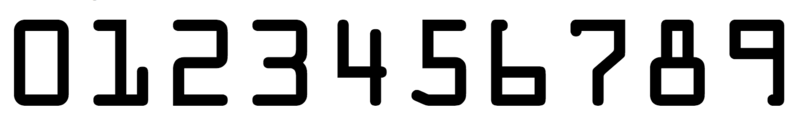
#> input picture opencv/银行卡识别模板匹配/mb.png, 800 x 126 px
$ python app.py
#> lines starting #> are read from the running program, lines starting #| are printed output that depends on the picture; after the words box and inside, x2 and y2 are one past the last pixel; in counts of white or black regions, pixels touching at a corner belong together
import cv2

digits={}

def cv_show(name,img):
    cv2.imshow(name, img)
    cv2.waitKey(0)
    cv2.destroyAllWindows()

def sort_contours(cnts,method="left-to-right"):
    reverse = False
    i=0
    if method == "right-to-left" or method == "bottom-to-top":
        reverse=True
    if method == "top-to-bottom"or method == "bottom-to-top":
        i=1
    boundingBoxes = [cv2.boundingRect(c) for c in cnts]
    (cnts, boundingBoxes) = zip(*sorted(zip(cnts, boundingBoxes), key=lambda b: b[1][i],
    reverse=reverse))
    return cnts,boundingBoxes

def process_template():
    img = cv2.imread("mb.png")
#> img is the input picture: shape (126, 800, 3); mean B, G, R 200.7, 200.7, 200.7
    ref = cv2.cvtColor(img,cv2.COLOR_BGR2GRAY)
    ref = cv2.threshold(ref, 10, 255, cv2. THRESH_BINARY_INV)[1]
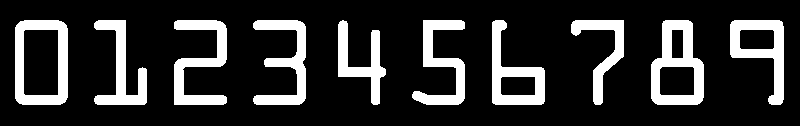
#> ref: shape (126, 800); 18.5% white; 10 white regions
    cv_show("ref", ref)
    refCnts, hierarchy =cv2.findContours(ref.copy(), cv2.RETR_EXTERNAL,
    cv2.CHAIN_APPROX_SIMPLE)
#> refCnts = 10 contours; largest, box (x1, y1, x2, y2) and area: (15, 20, 68, 105) 4288, (651, 20, 704, 105) 3464, (730, 20, 784, 105) 2408, (492, 20, 545, 105) 2338, (174, 20, 227, 105) 1810
    cv2.drawContours(img, refCnts, -1, (0, 0, 255), 3)
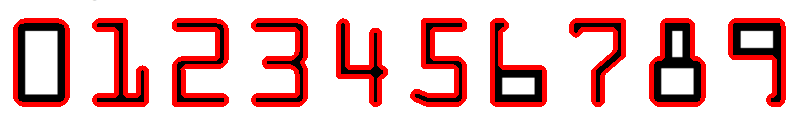
#> img: shape (126, 800, 3); 15.58% of pixels changed, all inside (x1, y1, x2, y2) = (13, 18, 786, 107)
    cv_show("img",img)
    refCnts = sorted(refCnts, key=cv2.contourArea, reverse=True)
    refCnts = sort_contours(refCnts, method="left-to-right")[0]
#> in sort_contours, `boundingBoxes = [cv2.boundingRect(c) for c in cnts]`: boundingBoxes = [(15, 20, 53, 85), (651, 20, 53, 85), (730, 20, 54, 85), (492, 20, 53, 85), (174, 20, 53, 85), (253, 20, 53, 85), (412, 20, 53, 85), (94, 20, 53, 85), (338, 20, 48, 85), (571, 20, 53, 85)]
#> in sort_contours, `(cnts, boundingBoxes) = zip(*sorted(zip(cnts, boundingBoxes), key=lamb..`: cnts has the same summary as refCnts in process_template; boundingBoxes = ((15, 20, 53, 85), (94, 20, 53, 85), (174, 20, 53, 85), (253, 20, 53, 85), (338, 20, 48, 85), (412, 20, 53, 85), (492, 20, 53, 85), (571, 20, 53, 85), (651, 20, 53, 85), (730, 20, 54, 85))
    for (i, c) in enumerate(refCnts):
        (x, y, w,h)= cv2.boundingRect(c)
        roi = ref[y:y + h,x:x +w]
        roi = cv2.resize(roi, (57, 58))
        cv_show("ror", roi)
        digits[i]= roi
#> this loop made 10 passes
#> (x, w) on passes 1 to 10: (15, 53), (94, 53), (174, 53), (253, 53), (338, 48), (412, 53), (492, 53), (571, 53), (651, 53), (730, 54)
#> pass 1, in process_template, `roi = ref[y:y + h,x:x +w]`:
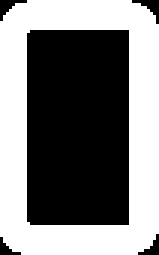
#> roi: shape (85, 53) (shown 3 times larger); 49% white; 1 white region, box (x1, y1, x2, y2) and area: (0, 0, 53, 85) 2206
#> pass 1, in process_template, `roi = cv2.resize(roi, (57, 58))`:
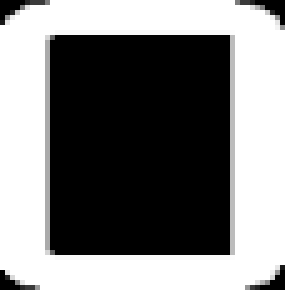
#> roi: shape (58, 57) (shown 5 times larger); min 0, max 255, mean 125.5
#> pass 2, in process_template, `roi = ref[y:y + h,x:x +w]`:
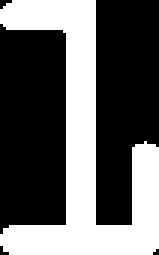
#> roi: shape (85, 53) (shown 3 times larger); 38.2% white; 1 white region, box (x1, y1, x2, y2) and area: (0, 0, 53, 85) 1720
#> pass 2, in process_template, `roi = cv2.resize(roi, (57, 58))`:
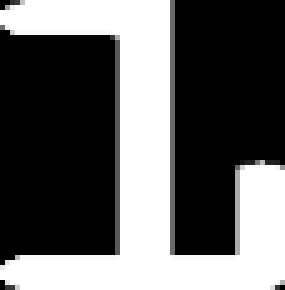
#> roi: shape (58, 57) (shown 5 times larger); min 0, max 255, mean 97.9
#> after the loop, digits = 10 items

if __name__ == '__main__':
    process_template()
